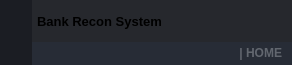
        <widget class="QFrame" name="frame_top">
         <property name="minimumSize">
          <size>
           <width>0</width>
           <height>65</height>
          </size>
         </property>
         <property name="maximumSize">
          <size>
           <width>16777215</width>
           <height>65</height>
          </size>
         </property>
         <property name="styleSheet">
          <string notr="true">background-color: transparent;</string>
         </property>
         <property name="frameShape">
          <enum>QFrame::NoFrame</enum>
         </property>
         <property name="frameShadow">
          <enum>QFrame::Raised</enum>
         </property>
         <layout class="QHBoxLayout" name="horizontalLayout_3">
          <property name="spacing">
           <number>0</number>
          </property>
          <property name="leftMargin">
           <number>0</number>
          </property>
          <property name="topMargin">
           <number>0</number>
          </property>
          <property name="rightMargin">
           <number>0</number>
          </property>
          <property name="bottomMargin">
           <number>0</number>
          </property>
          <item>
           <widget class="QFrame" name="frame_toggle">
            <property name="maximumSize">
             <size>
              <width>70</width>
              <height>16777215</height>
             </size>
            </property>
            <property name="styleSheet">
             <string notr="true">background-color: rgb(27, 29, 35);</string>
            </property>
            <property name="frameShape">
             <enum>QFrame::NoFrame</enum>
            </property>
            <property name="frameShadow">
             <enum>QFrame::Raised</enum>
            </property>
            <layout class="QVBoxLayout" name="verticalLayout_3">
             <property name="spacing">
              <number>0</number>
             </property>
             <property name="leftMargin">
              <number>0</number>
             </property>
             <property name="topMargin">
              <number>0</number>
             </property>
             <property name="rightMargin">
              <number>0</number>
             </property>
             <property name="bottomMargin">
              <number>0</number>
             </property>
             <item>
              <widget class="QPushButton" name="btn_toggle_menu">
               <property name="sizePolicy">
                <sizepolicy hsizetype="Expanding" vsizetype="Expanding">
                 <horstretch>0</horstretch>
                 <verstretch>0</verstretch>
                </sizepolicy>
               </property>
               <property name="styleSheet">
                <string notr="true">QPushButton {
	background-image: url(:/24x24/icons/24x24/cil-menu.png);
	background-position: center;
	background-repeat: no-reperat;
	border: none;
	background-color: rgb(27, 29, 35);
}
QPushButton:hover {
	background-color: rgb(33, 37, 43);
}
QPushButton:pressed {	
	background-color: rgb(85, 170, 255);
}</string>
               </property>
               <property name="text">
                <string/>
               </property>
              </widget>
             </item>
            </layout>
           </widget>
          </item>
          <item>
           <widget class="QFrame" name="frame_top_right">
            <property name="styleSheet">
             <string notr="true">background: transparent;</string>
            </property>
            <property name="frameShape">
             <enum>QFrame::NoFrame</enum>
            </property>
            <property name="frameShadow">
             <enum>QFrame::Raised</enum>
            </property>
            <layout class="QVBoxLayout" name="verticalLayout_2">
             <property name="spacing">
              <number>0</number>
             </property>
             <property name="leftMargin">
              <number>0</number>
             </property>
             <property name="topMargin">
              <number>0</number>
             </property>
             <property name="rightMargin">
              <number>0</number>
             </property>
             <property name="bottomMargin">
              <number>0</number>
             </property>
             <item>
              <widget class="QFrame" name="frame_top_btns">
               <property name="maximumSize">
                <size>
                 <width>16777215</width>
                 <height>42</height>
                </size>
               </property>
               <property name="styleSheet">
                <string notr="true">background-color: rgba(27, 29, 35, 200)</string>
               </property>
               <property name="frameShape">
                <enum>QFrame::NoFrame</enum>
               </property>
               <property name="frameShadow">
                <enum>QFrame::Raised</enum>
               </property>
               <layout class="QHBoxLayout" name="horizontalLayout_4">
                <property name="spacing">
                 <number>0</number>
                </property>
                <property name="leftMargin">
                 <number>0</number>
                </property>
                <property name="topMargin">
                 <number>0</number>
                </property>
                <property name="rightMargin">
                 <number>0</number>
                </property>
                <property name="bottomMargin">
                 <number>0</number>
                </property>
                <item>
                 <widget class="QFrame" name="frame_label_top_btns">
                  <property name="sizePolicy">
                   <sizepolicy hsizetype="Expanding" vsizetype="Preferred">
                    <horstretch>0</horstretch>
                    <verstretch>0</verstretch>
                   </sizepolicy>
                  </property>
                  <property name="frameShape">
                   <enum>QFrame::NoFrame</enum>
                  </property>
                  <property name="frameShadow">
                   <enum>QFrame::Raised</enum>
                  </property>
                  <layout class="QHBoxLayout" name="horizontalLayout_10">
                   <property name="spacing">
                    <number>0</number>
                   </property>
                   <property name="leftMargin">
                    <number>5</number>
                   </property>
                   <property name="topMargin">
                    <number>0</number>
                   </property>
                   <property name="rightMargin">
                    <number>10</number>
                   </property>
                   <property name="bottomMargin">
                    <number>0</number>
                   </property>
                   <item>
                    <widget class="QFrame" name="frame_icon_top_bar">
                     <property name="maximumSize">
                      <size>
                       <width>30</width>
                       <height>30</height>
                      </size>
                     </property>
                     <property name="styleSheet">
                      <string notr="true">background: transparent;
background-image: url(:/16x16/icons/16x16/cil-terminal.png);
background-position: center;
background-repeat: no-repeat;
</string>
                     </property>
                     <property name="frameShape">
                      <enum>QFrame::StyledPanel</enum>
                     </property>
                     <property name="frameShadow">
                      <enum>QFrame::Raised</enum>
                     </property>
                    </widget>
                   </item>
                   <item>
                    <widget class="QLabel" name="label_title_bar_top">
                     <property name="font">
                      <font>
                       <family>Segoe UI</family>
                       <pointsize>10</pointsize>
                       <weight>75</weight>
                       <bold>true</bold>
                      </font>
                     </property>
                     <property name="styleSheet">
                      <string notr="true">background: transparent;
</string>
                     </property>
                     <property name="text">
                      <string>Bank Recon System</string>
                     </property>
                    </widget>
                   </item>
                  </layout>
                 </widget>
                </item>
                <item alignment="Qt::AlignRight">
                 <widget class="QFrame" name="frame_btns_right">
                  <property name="sizePolicy">
                   <sizepolicy hsizetype="Expanding" vsizetype="Preferred">
                    <horstretch>0</horstretch>
                    <verstretch>0</verstretch>
                   </sizepolicy>
                  </property>
                  <property name="maximumSize">
                   <size>
                    <width>120</width>
                    <height>16777215</height>
                   </size>
                  </property>
                  <property name="frameShape">
                   <enum>QFrame::NoFrame</enum>
                  </property>
                  <property name="frameShadow">
                   <enum>QFrame::Raised</enum>
                  </property>
                  <layout class="QHBoxLayout" name="horizontalLayout_5">
                   <property name="spacing">
                    <number>0</number>
                   </property>
                   <property name="leftMargin">
                    <number>0</number>
                   </property>
                   <property name="topMargin">
                    <number>0</number>
                   </property>
                   <property name="rightMargin">
                    <number>0</number>
                   </property>
                   <property name="bottomMargin">
                    <number>0</number>
                   </property>
                   <item>
                    <widget class="QPushButton" name="btn_minimize">
                     <property name="sizePolicy">
                      <sizepolicy hsizetype="Minimum" vsizetype="Expanding">
                       <horstretch>0</horstretch>
                       <verstretch>0</verstretch>
                      </sizepolicy>
                     </property>
                     <property name="minimumSize">
                      <size>
                       <width>40</width>
                       <height>0</height>
                      </size>
                     </property>
                     <property name="maximumSize">
                      <size>
                       <width>40</width>
                       <height>16777215</height>
                      </size>
                     </property>
                     <property name="toolTip">
                      <string>Minimize</string>
                     </property>
                     <property name="styleSheet">
                      <string notr="true">QPushButton {	
	border: none;
	background-color: transparent;
}
QPushButton:hover {
	background-color: rgb(52, 59, 72);
}
QPushButton:pressed {	
	background-color: rgb(85, 170, 255);
}</string>
                     </property>
                     <property name="text">
                      <string/>
                     </property>
                     <property name="icon">
                      <iconset resource="files.qrc">
                       <normaloff>:/16x16/icons/16x16/cil-window-minimize.png</normaloff>:/16x16/icons/16x16/cil-window-minimize.png</iconset>
                     </property>
                    </widget>
                   </item>
                   <item>
                    <widget class="QPushButton" name="btn_maximize_restore">
                     <property name="sizePolicy">
                      <sizepolicy hsizetype="Minimum" vsizetype="Expanding">
                       <horstretch>0</horstretch>
                       <verstretch>0</verstretch>
                      </sizepolicy>
                     </property>
                     <property name="minimumSize">
                      <size>
                       <width>40</width>
                       <height>0</height>
                      </size>
                     </property>
                     <property name="maximumSize">
                      <size>
                       <width>40</width>
                       <height>16777215</height>
                      </size>
                     </property>
                     <property name="toolTip">
                      <string>Maximize</string>
                     </property>
                     <property name="styleSheet">
                      <string notr="true">QPushButton {	
	border: none;
	background-color: transparent;
}
QPushButton:hover {
	background-color: rgb(52, 59, 72);
}
QPushButton:pressed {	
	background-color: rgb(85, 170, 255);
}</string>
                     </property>
                     <property name="text">
                      <string/>
                     </property>
                     <property name="icon">
                      <iconset resource="files.qrc">
                       <normaloff>:/16x16/icons/16x16/cil-window-maximize.png</normaloff>:/16x16/icons/16x16/cil-window-maximize.png</iconset>
                     </property>
                    </widget>
                   </item>
                   <item>
                    <widget class="QPushButton" name="btn_close">
                     <property name="sizePolicy">
                      <sizepolicy hsizetype="Minimum" vsizetype="Expanding">
                       <horstretch>0</horstretch>
                       <verstretch>0</verstretch>
                      </sizepolicy>
                     </property>
                     <property name="minimumSize">
                      <size>
                       <width>40</width>
                       <height>0</height>
                      </size>
                     </property>
                     <property name="maximumSize">
                      <size>
                       <width>40</width>
                       <height>16777215</height>
                      </size>
                     </property>
                     <property name="toolTip">
                      <string>Close</string>
                     </property>
                     <property name="styleSheet">
                      <string notr="true">QPushButton {	
	border: none;
	background-color: transparent;
}
QPushButton:hover {
	background-color: rgb(52, 59, 72);
}
QPushButton:pressed {	
	background-color: rgb(85, 170, 255);
}</string>
                     </property>
                     <property name="text">
                      <string/>
                     </property>
                     <property name="icon">
                      <iconset resource="files.qrc">
                       <normaloff>:/16x16/icons/16x16/cil-x.png</normaloff>:/16x16/icons/16x16/cil-x.png</iconset>
                     </property>
                    </widget>
                   </item>
                  </layout>
                 </widget>
                </item>
               </layout>
              </widget>
             </item>
             <item>
              <widget class="QFrame" name="frame_top_info">
               <property name="maximumSize">
                <size>
                 <width>16777215</width>
                 <height>65</height>
                </size>
               </property>
               <property name="styleSheet">
                <string notr="true">background-color: rgb(39, 44, 54);</string>
               </property>
               <property name="frameShape">
                <enum>QFrame::NoFrame</enum>
               </property>
               <property name="frameShadow">
                <enum>QFrame::Raised</enum>
               </property>
               <layout class="QHBoxLayout" name="horizontalLayout_8">
                <property name="spacing">
                 <number>0</number>
                </property>
                <property name="leftMargin">
                 <number>10</number>
                </property>
                <property name="topMargin">
                 <number>0</number>
                </property>
                <property name="rightMargin">
                 <number>10</number>
                </property>
                <property name="bottomMargin">
                 <number>0</number>
                </property>
                <item>
                 <widget class="QLabel" name="label_top_info_2">
                  <property name="minimumSize">
                   <size>
                    <width>0</width>
                    <height>0</height>
                   </size>
                  </property>
                  <property name="maximumSize">
                   <size>
                    <width>250</width>
                    <height>20</height>
                   </size>
                  </property>
                  <property name="font">
                   <font>
                    <family>Segoe UI</family>
                    <weight>75</weight>
                    <bold>true</bold>
                   </font>
                  </property>
                  <property name="styleSheet">
                   <string notr="true">color: rgb(98, 103, 111);</string>
                  </property>
                  <property name="text">
                   <string>| HOME</string>
                  </property>
                  <property name="alignment">
                   <set>Qt::AlignRight|Qt::AlignTrailing|Qt::AlignVCenter</set>
                  </property>
                 </widget>
                </item>
               </layout>
              </widget>
             </item>
            </layout>
           </widget>
          </item>
         </layout>
        </widget>
